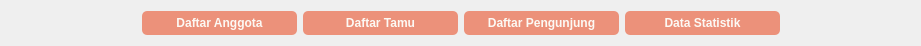
   <widget class="QWidget" name="layoutWidget">
    <property name="geometry">
     <rect>
      <x>10</x>
      <y>0</y>
      <width>921</width>
      <height>41</height>
     </rect>
    </property>
    <layout class="QHBoxLayout" name="toolBar">
     <item>
      <spacer name="horizontalSpacer_2">
       <property name="orientation">
        <enum>Qt::Horizontal</enum>
       </property>
       <property name="sizeType">
        <enum>QSizePolicy::Expanding</enum>
       </property>
       <property name="sizeHint" stdset="0">
        <size>
         <width>10</width>
         <height>20</height>
        </size>
       </property>
      </spacer>
     </item>
     <item>
      <widget class="QPushButton" name="daftarAnggotaToolButton">
       <property name="cursor">
        <cursorShape>PointingHandCursor</cursorShape>
       </property>
       <property name="styleSheet">
        <string notr="true">QPushButton#daftarAnggotaToolButton {
	width: 145px;
	color: #fcf9f4;
	background-color: rgba(234, 118, 89, 200);
	border-radius: 5px;
	padding: 5px;
	font: 11pt &quot;Comic Sans MS&quot;;
	font-weight: bold;
}
QPushButton#daftarAnggotaToolButton:hover {
	background-color: rgba(234, 118, 89, 255);
	font: 13pt &quot;Comic Sans MS&quot;;
}</string>
       </property>
       <property name="text">
        <string>Daftar Anggota</string>
       </property>
      </widget>
     </item>
     <item>
      <widget class="QPushButton" name="daftarTamuToolButton">
       <property name="cursor">
        <cursorShape>PointingHandCursor</cursorShape>
       </property>
       <property name="styleSheet">
        <string notr="true">QPushButton#daftarTamuToolButton {
	width: 145px;
	color: #fcf9f4;
	background-color: rgba(234, 118, 89, 200);
	border-radius: 5px;
	padding: 5px;
	font: 11pt &quot;Comic Sans MS&quot;;
	font-weight: bold;
}
QPushButton#daftarTamuToolButton:hover {
	background-color: rgba(234, 118, 89, 255);
	font: 13pt &quot;Comic Sans MS&quot;;
}</string>
       </property>
       <property name="text">
        <string>Daftar Tamu</string>
       </property>
      </widget>
     </item>
     <item>
      <widget class="QPushButton" name="daftarPengunjungToolButton">
       <property name="cursor">
        <cursorShape>PointingHandCursor</cursorShape>
       </property>
       <property name="styleSheet">
        <string notr="true">QPushButton#daftarPengunjungToolButton {
	width: 145px;
	color: #fcf9f4;
	background-color: rgba(234, 118, 89, 200);
	border-radius: 5px;
	padding: 5px;
	font: 11pt &quot;Comic Sans MS&quot;;
	font-weight: bold;
}
QPushButton#daftarPengunjungToolButton:hover {
	background-color: rgba(234, 118, 89, 255);
	font: 13pt &quot;Comic Sans MS&quot;;
}</string>
       </property>
       <property name="text">
        <string>Daftar Pengunjung</string>
       </property>
      </widget>
     </item>
     <item>
      <widget class="QPushButton" name="dataStatistikToolButton">
       <property name="cursor">
        <cursorShape>PointingHandCursor</cursorShape>
       </property>
       <property name="styleSheet">
        <string notr="true">QPushButton#dataStatistikToolButton {
	width: 145px;
	color: #fcf9f4;
	background-color: rgba(234, 118, 89, 200);
	border-radius: 5px;
	padding: 5px;
	font: 11pt &quot;Comic Sans MS&quot;;
	font-weight: bold;
}
QPushButton#dataStatistikToolButton:hover {
	background-color: rgba(234, 118, 89, 255);
	font: 13pt &quot;Comic Sans MS&quot;;
}</string>
       </property>
       <property name="text">
        <string>Data Statistik</string>
       </property>
      </widget>
     </item>
     <item>
      <spacer name="horizontalSpacer">
       <property name="orientation">
        <enum>Qt::Horizontal</enum>
       </property>
       <property name="sizeType">
        <enum>QSizePolicy::Expanding</enum>
       </property>
       <property name="sizeHint" stdset="0">
        <size>
         <width>76</width>
         <height>20</height>
        </size>
       </property>
      </spacer>
     </item>
    </layout>
   </widget>
